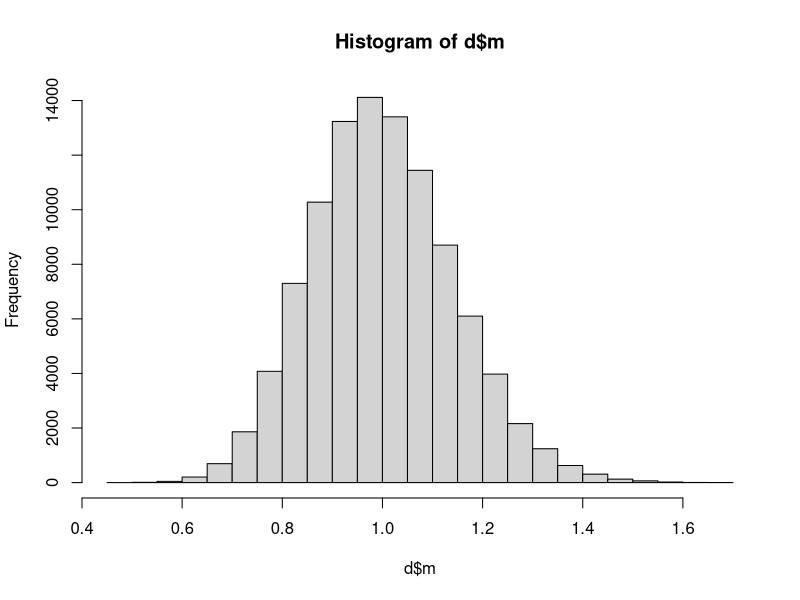
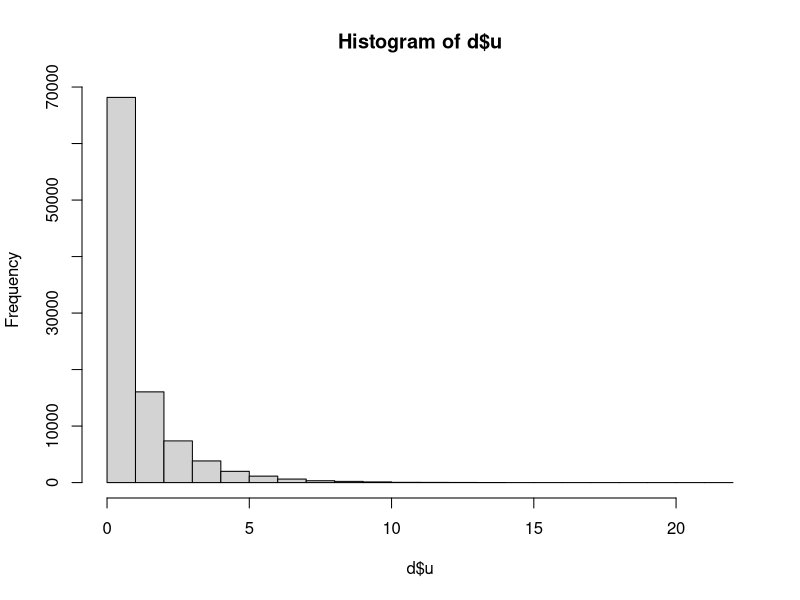
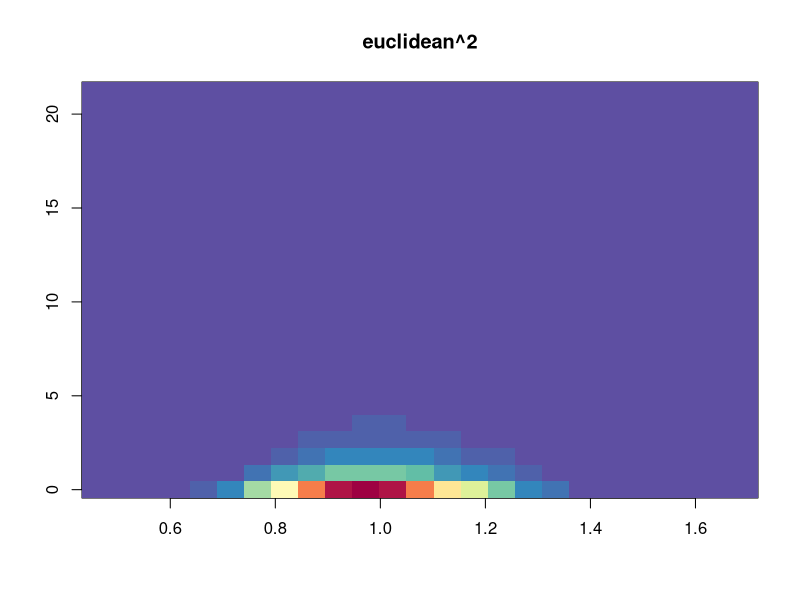
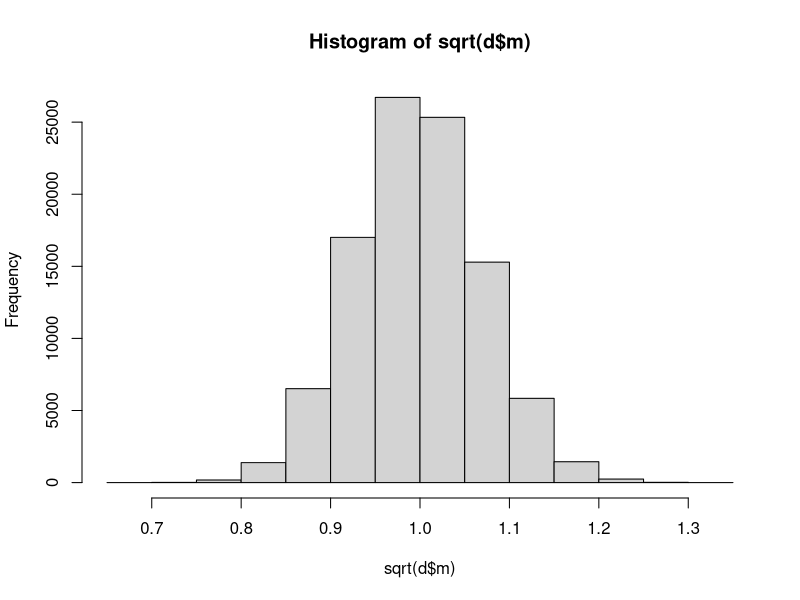
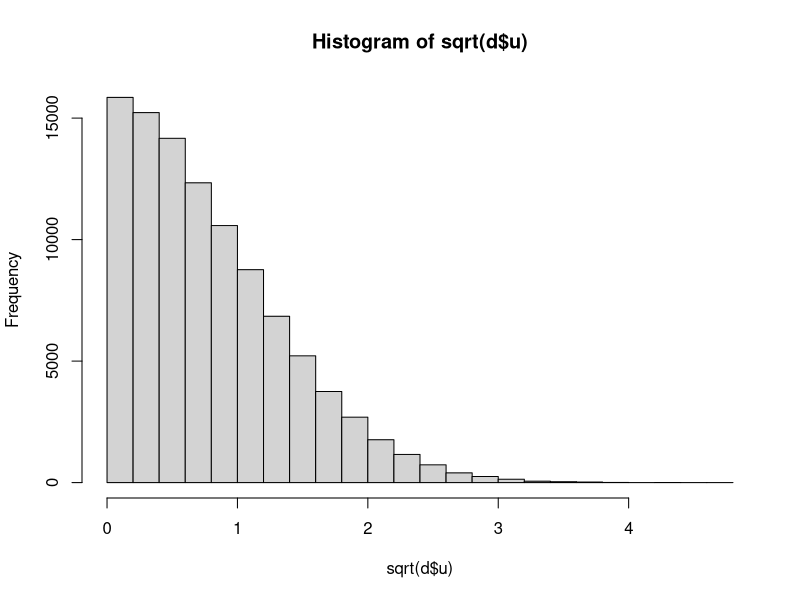
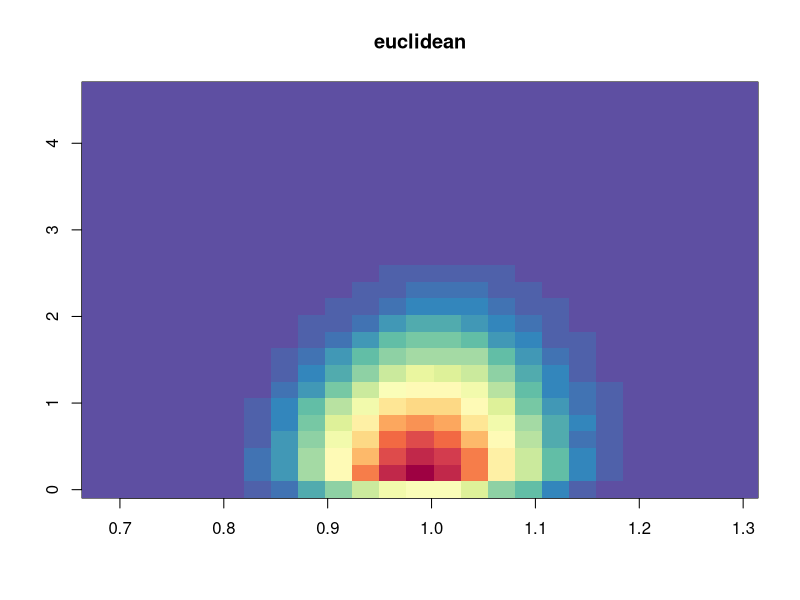
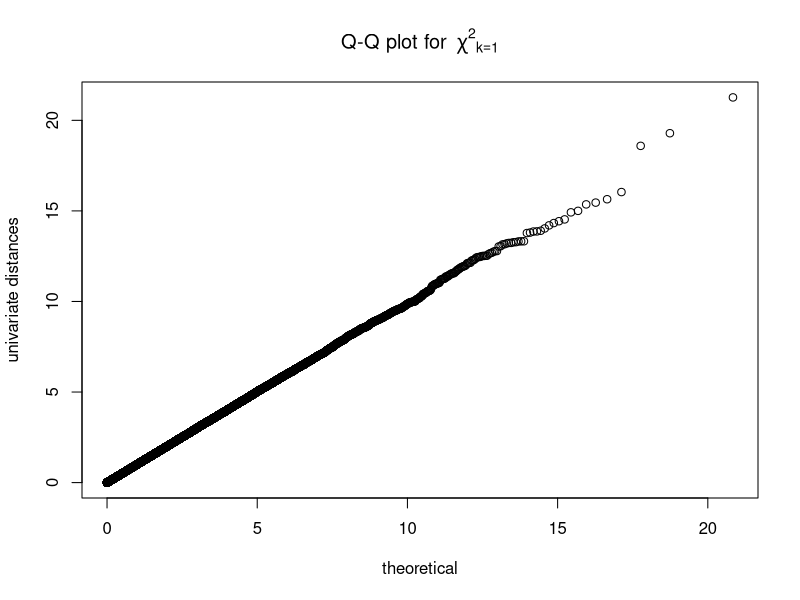
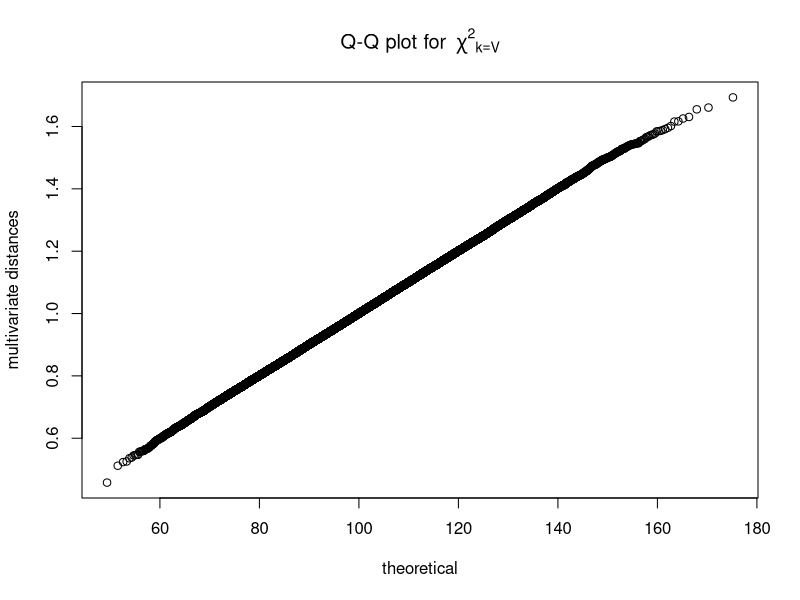

Write R code to recreate these figures, in order.
## ---- chunk 1

library(knitr)
library(MASS)
library(RColorBrewer)

euclidean2 <- function(x, y) sum((x - y)^2)  ## squared euclidean distance

n_sim <- 1E5  ## number replicates
V <- 100  ## numer voxels

rf <- colorRampPalette(rev(brewer.pal(11, 'Spectral')))  ## for palette
r <- rf(32)

## ---- chunk 2

d <- as.data.frame(matrix(NA, ncol = 2, nrow = n_sim))
names(d) <- c("m", "u")

for (ii in 1:n_sim) {

  x1 <- rnorm(V)
  x2 <- rnorm(V)
  
  d$m[ii] <- euclidean2(x1, x2) / (V*2)
  d$u[ii] <- euclidean2(sum(x1), sum(x2)) / (V*2)
  
}

## ---- chunk 3

colMeans(d)
apply(d, 2, var)
t.test(d$m, d$u, paired = TRUE)$statistic

hist(d$m)
hist(d$u)


kernel_d2 <- kde2d(d$m, d$u)
image(kernel_d2, col = r, main = "euclidean^2")

## ---- chunk 4

colMeans(sqrt(d))
t.test(sqrt(d$m), sqrt(d$u), paired = TRUE)$statistic

hist(sqrt(d$m))
hist(sqrt(d$u))
apply(sqrt(d), 2, var)

kernel_d <- kde2d(sqrt(d$m), sqrt(d$u))
image(kernel_d, col = r, main = "euclidean")

## ---- chunk 5

qqplot(
  qchisq(ppoints(n_sim), df = 1), 
  d$u, 
  main = expression("Q-Q plot for" ~~ {chi^2}[k == 1]),
  xlab = "theoretical",
  ylab = "univariate distances"
  )

qqplot(
  qchisq(ppoints(n_sim), df = V), 
  d$m, 
  main = expression("Q-Q plot for" ~~ {chi^2}[k == V]),
  xlab = "theoretical",
  ylab = "multivariate distances"
  )


## ---- chunk 6

d_univ <- as.data.frame(matrix(NA, ncol = 2, nrow = n_sim))
names(d_univ) <- c("m", "u")

for (ii in 1:n_sim) {

  x1 <- rnorm(V)
  x2 <- rnorm(V, mean = 10)
  
  d_univ$m[ii] <- euclidean2(x1, x2) / (V*2)
  d_univ$u[ii] <- euclidean2(sum(x1), sum(x2)) / (V*2)
  
}

## ---- chunk 7

colMeans(d_univ)
apply(d_univ, 2, var)
t.test(d_univ$m, d_univ$u, paired = TRUE)$statistic

hist(d_univ$m)
hist(d_univ$u)

kernel_d2_univ <- kde2d(d_univ$m, d_univ$u)
image(kernel_d2_univ, col = r, main = "euclidean^2")

## ---- chunk 8

d_multiv <- as.data.frame(matrix(NA, ncol = 2, nrow = n_sim))
names(d_multiv) <- c("m", "u")

for (ii in 1:n_sim) {

  x1 <- rnorm(V) + (V:1 - mean(1:V))/10  ## pattern across vertices, but across-voxel mean of 0
  x2 <- rnorm(V) + (1:V - mean(1:V))/10  ## opposite pattern
  
  d_multiv$m[ii] <- euclidean2(x1, x2) / (V*2)
  d_multiv$u[ii] <- euclidean2(sum(x1), sum(x2)) / (V*2)
  
}

## ---- chunk 9

colMeans(d_multiv)
apply(d_multiv, 2, var)
t.test(d_multiv$m, d_multiv$u, paired = TRUE)$statistic

hist(d_multiv$m)
hist(d_multiv$u)

kernel_d2_multiv <- kde2d(d_multiv$m, d_multiv$u)
image(kernel_d2_multiv, col = r, main = "euclidean^2")

